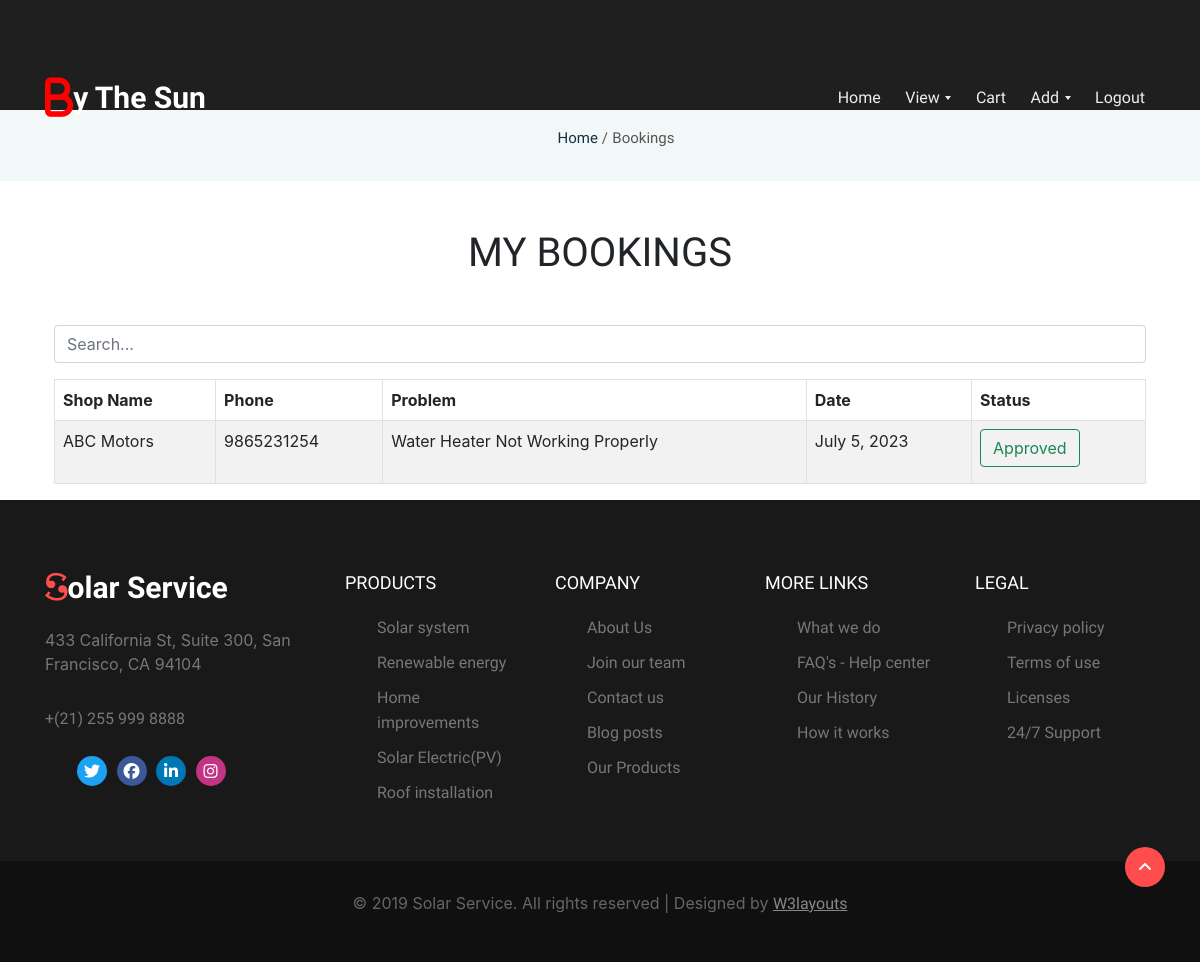
The page /viewBookings/ (signed in) on the database its author committed.
### app/models.py (models this page shows, shortened)
class Booking(models.Model):
    uid=models.ForeignKey(Customer,on_delete=models.CASCADE)
    shopid=models.ForeignKey(Shop,on_delete=models.CASCADE)
    problem=models.CharField(max_length=300)
    date=models.DateField()
    status=models.CharField(max_length=100,default="Pending")

class Shop(models.Model):
    name = models.CharField(max_length=100)
    email = models.EmailField()
    phone = models.IntegerField()
    address = models.CharField(max_length=300)
    district = models.CharField(max_length=100)
    loginid = models.ForeignKey(Login, on_delete=models.CASCADE)

### app/views.py (the view)
# urls.py: path('viewBookings/', views.viewBookings),
def viewBookings(request):
    uid = request.session["uid"]
    bookData = Booking.objects.filter(uid__loginid__id=uid)
    return render(request, "CUSTOMER/viewBookings.html", {"bookData": bookData})

### templates/CUSTOMER/viewBookings.html (shortened to what this page needs)
{% extends "CUSTOMER/customerBase.html" %}
{% block header %}
{% load static %}
<section class="w3l-breadcrumns">
    <div class="wrapper">
        <ul>
            <li><a id="a" href="/customerHome">Home</a> /</li>
            <li>Bookings</li>
        </ul>
    </div>
</section>
<link rel="stylesheet" href="https://cdn.jsdelivr.net/npm/bootstrap@5.2.3/dist/css/bootstrap.min.css"
>
<link rel="stylesheet" href="https://stackpath.bootstrapcdn.com/bootstrap/5.0.0/css/bootstrap.min.css">
<body>
    <div class="container">
        <h1 align="center" class="m-5">MY BOOKINGS </h1>
        <input type="text" id="searchInput" class="form-control mb-3" placeholder="Search...">
        <table class="table table-striped table-bordered" border="1">
            <thead>
                <tr>
                    <th>Shop Name</th>
                    <th>Phone</th>
                    <th>Problem</th>
                    <th>Date</th>
                    <th>Status</th>
                </tr>
            </thead>
            <tbody id="tableBody">
                {% for i in bookData %}
                <tr id="row{{ forloop.counter }}">
                    <td>{{ i.shopid.name }}</td>
                    <td>{{ i.shopid.phone }}</td>
                    <td>{{ i.problem }}</td>
                    <td>{{ i.date }}</td>
                    {% if i.status == 'Pending' %}
                    <td>
                        <h4 class="btn btn-outline-danger">{{ i.status }}</h4>
                    </td>
                    {% else %}
                    <td>
                        <h4 class="btn btn-outline-success">{{ i.status }}</h4>
                    </td>
                    {% endif %}
                </tr>
                {% endfor %}
            </tbody>
        </table>
    </div>
</body>
</html>
{% endblock %}

### templates/CUSTOMER/customerBase.html (style rules this page uses)
#a { text-decoration: none; }
* { box-sizing: border-box; font-family: -apple-system, BlinkMacSystemFont, "Segoe UI", Roboto, Oxygen-Sans, Ubuntu, Cantarell, "Helvetica Neue", sans-serif; }

### templates/CUSTOMER/viewBookings.html (style rules this page uses)
th { text-align: center; }
#a { text-decoration: none; }

### rows shown on the page
Booking: shopid.name "ABC Motors", shopid.phone "9865231254", problem "Water Heater Not Working Properly", date "July 5, 2023", status "Approved"
